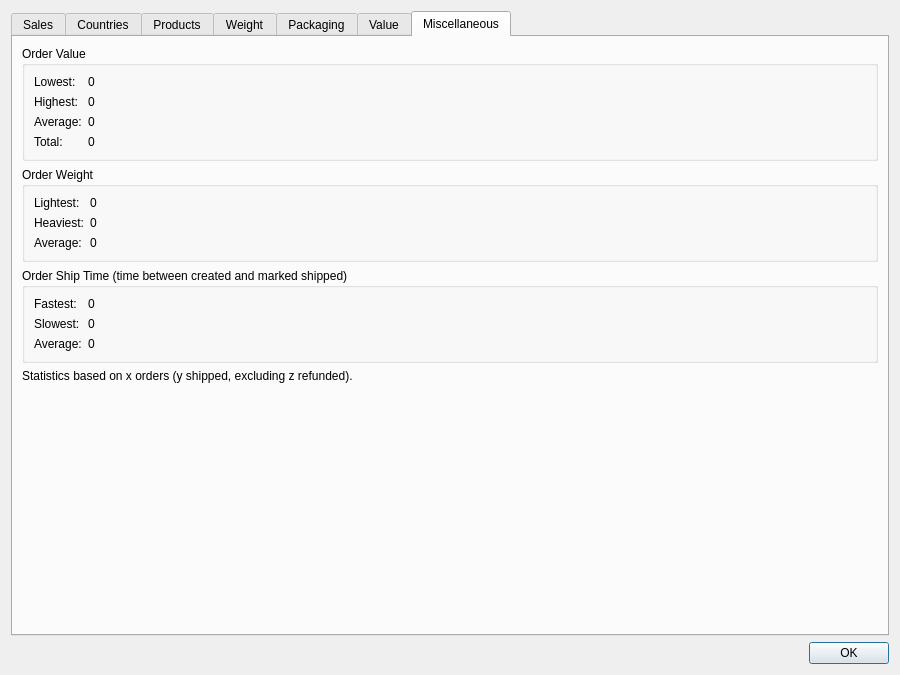
<?xml version="1.0" encoding="UTF-8"?>
<ui version="4.0">
 <class>StatisticsDialog</class>
 <widget class="QDialog" name="StatisticsDialog">
  <property name="geometry">
   <rect>
    <x>0</x>
    <y>0</y>
    <width>900</width>
    <height>675</height>
   </rect>
  </property>
  <property name="windowTitle">
   <string>Statistics</string>
  </property>
  <property name="windowIcon">
   <iconset resource="../res.qrc">
    <normaloff>:/res/icons/chart_bar.png</normaloff>:/res/icons/chart_bar.png</iconset>
  </property>
  <layout class="QVBoxLayout" name="verticalLayout">
   <item>
    <widget class="QTabWidget" name="tabWidget">
     <property name="currentIndex">
      <number>6</number>
     </property>
     <widget class="QWidget" name="salesTab">
      <attribute name="title">
       <string>Sales</string>
      </attribute>
      <layout class="QVBoxLayout" name="verticalLayout_8">
       <item>
        <widget class="QWidget" name="salesWidget" native="true">
         <layout class="QHBoxLayout" name="horizontalLayout_6">
          <property name="leftMargin">
           <number>0</number>
          </property>
          <property name="topMargin">
           <number>0</number>
          </property>
          <property name="rightMargin">
           <number>0</number>
          </property>
          <property name="bottomMargin">
           <number>0</number>
          </property>
          <item>
           <widget class="QLabel" name="salesDateRangeTextLabel">
            <property name="text">
             <string>Date Range:</string>
            </property>
           </widget>
          </item>
          <item>
           <widget class="QLabel" name="salesDateRangeLabel">
            <property name="text">
             <string>Jan 1, 2020 to Dec 31, 2024</string>
            </property>
           </widget>
          </item>
          <item>
           <widget class="QPushButton" name="salesChangeButton">
            <property name="text">
             <string>Change</string>
            </property>
           </widget>
          </item>
          <item>
           <spacer name="horizontalSpacer_6">
            <property name="orientation">
             <enum>Qt::Horizontal</enum>
            </property>
            <property name="sizeType">
             <enum>QSizePolicy::Expanding</enum>
            </property>
            <property name="sizeHint" stdset="0">
             <size>
              <width>40</width>
              <height>20</height>
             </size>
            </property>
           </spacer>
          </item>
         </layout>
        </widget>
       </item>
       <item>
        <widget class="QChartView" name="salesChartView">
         <property name="frameShape">
          <enum>QFrame::NoFrame</enum>
         </property>
         <property name="renderHints">
          <set>QPainter::Antialiasing|QPainter::TextAntialiasing</set>
         </property>
        </widget>
       </item>
      </layout>
     </widget>
     <widget class="QWidget" name="countriesTab">
      <attribute name="title">
       <string>Countries</string>
      </attribute>
      <layout class="QVBoxLayout" name="verticalLayout_2">
       <item>
        <widget class="QWidget" name="countriesWidget" native="true">
         <layout class="QHBoxLayout" name="horizontalLayout">
          <property name="leftMargin">
           <number>0</number>
          </property>
          <property name="topMargin">
           <number>0</number>
          </property>
          <property name="rightMargin">
           <number>0</number>
          </property>
          <property name="bottomMargin">
           <number>0</number>
          </property>
          <item>
           <widget class="QLabel" name="countriesTypeLabel">
            <property name="text">
             <string>Type:</string>
            </property>
           </widget>
          </item>
          <item>
           <widget class="QComboBox" name="countriesTypeCombo">
            <item>
             <property name="text">
              <string>Bar Chart</string>
             </property>
            </item>
            <item>
             <property name="text">
              <string>Pie Chart</string>
             </property>
            </item>
           </widget>
          </item>
          <item>
           <spacer name="horizontalSpacer">
            <property name="orientation">
             <enum>Qt::Horizontal</enum>
            </property>
            <property name="sizeHint" stdset="0">
             <size>
              <width>40</width>
              <height>20</height>
             </size>
            </property>
           </spacer>
          </item>
         </layout>
        </widget>
       </item>
       <item>
        <widget class="QChartView" name="countriesChartView">
         <property name="frameShape">
          <enum>QFrame::NoFrame</enum>
         </property>
         <property name="renderHints">
          <set>QPainter::Antialiasing|QPainter::TextAntialiasing</set>
         </property>
        </widget>
       </item>
      </layout>
     </widget>
     <widget class="QWidget" name="productsTab">
      <attribute name="title">
       <string>Products</string>
      </attribute>
      <layout class="QVBoxLayout" name="verticalLayout_3">
       <item>
        <widget class="QLabel" name="productsInfoLabel">
         <property name="text">
          <string>Only products and options with SKUs are counted. Options with same SKU as a product will be counted as that product.</string>
         </property>
        </widget>
       </item>
       <item>
        <widget class="QWidget" name="productsWidget" native="true">
         <layout class="QHBoxLayout" name="horizontalLayout_2">
          <property name="leftMargin">
           <number>0</number>
          </property>
          <property name="topMargin">
           <number>0</number>
          </property>
          <property name="rightMargin">
           <number>0</number>
          </property>
          <property name="bottomMargin">
           <number>0</number>
          </property>
          <item>
           <widget class="QLabel" name="productsTypeLabel">
            <property name="text">
             <string>Type:</string>
            </property>
           </widget>
          </item>
          <item>
           <widget class="QComboBox" name="productsTypeCombo">
            <item>
             <property name="text">
              <string>Bar Chart</string>
             </property>
            </item>
            <item>
             <property name="text">
              <string>Pie Chart</string>
             </property>
            </item>
           </widget>
          </item>
          <item>
           <spacer name="horizontalSpacer_2">
            <property name="orientation">
             <enum>Qt::Horizontal</enum>
            </property>
            <property name="sizeHint" stdset="0">
             <size>
              <width>40</width>
              <height>20</height>
             </size>
            </property>
           </spacer>
          </item>
         </layout>
        </widget>
       </item>
       <item>
        <widget class="QChartView" name="productsChartView">
         <property name="frameShape">
          <enum>QFrame::NoFrame</enum>
         </property>
         <property name="renderHints">
          <set>QPainter::Antialiasing|QPainter::TextAntialiasing</set>
         </property>
        </widget>
       </item>
      </layout>
     </widget>
     <widget class="QWidget" name="weightTab">
      <attribute name="title">
       <string>Weight</string>
      </attribute>
      <layout class="QVBoxLayout" name="verticalLayout_5">
       <item>
        <widget class="QWidget" name="weightWidget" native="true">
         <layout class="QHBoxLayout" name="horizontalLayout_4">
          <property name="leftMargin">
           <number>0</number>
          </property>
          <property name="topMargin">
           <number>0</number>
          </property>
          <property name="rightMargin">
           <number>0</number>
          </property>
          <property name="bottomMargin">
           <number>0</number>
          </property>
          <item>
           <widget class="QLabel" name="weightTypeLabel">
            <property name="text">
             <string>Type:</string>
            </property>
           </widget>
          </item>
          <item>
           <widget class="QComboBox" name="weightTypeCombo">
            <item>
             <property name="text">
              <string>Bar Chart</string>
             </property>
            </item>
            <item>
             <property name="text">
              <string>Pie Chart</string>
             </property>
            </item>
           </widget>
          </item>
          <item>
           <spacer name="horizontalSpacer_4">
            <property name="orientation">
             <enum>Qt::Horizontal</enum>
            </property>
            <property name="sizeHint" stdset="0">
             <size>
              <width>40</width>
              <height>20</height>
             </size>
            </property>
           </spacer>
          </item>
         </layout>
        </widget>
       </item>
       <item>
        <widget class="QChartView" name="weightChartView">
         <property name="frameShape">
          <enum>QFrame::NoFrame</enum>
         </property>
         <property name="renderHints">
          <set>QPainter::Antialiasing|QPainter::TextAntialiasing</set>
         </property>
        </widget>
       </item>
      </layout>
     </widget>
     <widget class="QWidget" name="packagingTab">
      <attribute name="title">
       <string>Packaging</string>
      </attribute>
      <layout class="QVBoxLayout" name="verticalLayout_4">
       <item>
        <widget class="QLabel" name="packagingInfoLabel">
         <property name="text">
          <string>Not packaged orders excluded.</string>
         </property>
        </widget>
       </item>
       <item>
        <widget class="QWidget" name="packagingWidget" native="true">
         <layout class="QHBoxLayout" name="horizontalLayout_3">
          <property name="leftMargin">
           <number>0</number>
          </property>
          <property name="topMargin">
           <number>0</number>
          </property>
          <property name="rightMargin">
           <number>0</number>
          </property>
          <property name="bottomMargin">
           <number>0</number>
          </property>
          <item>
           <widget class="QLabel" name="packagingTypeLabel">
            <property name="text">
             <string>Type:</string>
            </property>
           </widget>
          </item>
          <item>
           <widget class="QComboBox" name="packagingTypeCombo">
            <item>
             <property name="text">
              <string>Bar Chart</string>
             </property>
            </item>
            <item>
             <property name="text">
              <string>Pie Chart</string>
             </property>
            </item>
           </widget>
          </item>
          <item>
           <spacer name="horizontalSpacer_3">
            <property name="orientation">
             <enum>Qt::Horizontal</enum>
            </property>
            <property name="sizeHint" stdset="0">
             <size>
              <width>40</width>
              <height>20</height>
             </size>
            </property>
           </spacer>
          </item>
         </layout>
        </widget>
       </item>
       <item>
        <widget class="QChartView" name="packagingChartView">
         <property name="frameShape">
          <enum>QFrame::NoFrame</enum>
         </property>
         <property name="renderHints">
          <set>QPainter::Antialiasing|QPainter::TextAntialiasing</set>
         </property>
        </widget>
       </item>
      </layout>
     </widget>
     <widget class="QWidget" name="valueTab">
      <attribute name="title">
       <string>Value</string>
      </attribute>
      <layout class="QVBoxLayout" name="verticalLayout_6">
       <item>
        <widget class="QWidget" name="valueWidget" native="true">
         <layout class="QHBoxLayout" name="horizontalLayout_5">
          <property name="leftMargin">
           <number>0</number>
          </property>
          <property name="topMargin">
           <number>0</number>
          </property>
          <property name="rightMargin">
           <number>0</number>
          </property>
          <property name="bottomMargin">
           <number>0</number>
          </property>
          <item>
           <widget class="QLabel" name="valueTypeLabel">
            <property name="text">
             <string>Type:</string>
            </property>
           </widget>
          </item>
          <item>
           <widget class="QComboBox" name="valueTypeCombo">
            <item>
             <property name="text">
              <string>Bar Chart</string>
             </property>
            </item>
            <item>
             <property name="text">
              <string>Pie Chart</string>
             </property>
            </item>
           </widget>
          </item>
          <item>
           <spacer name="horizontalSpacer_5">
            <property name="orientation">
             <enum>Qt::Horizontal</enum>
            </property>
            <property name="sizeHint" stdset="0">
             <size>
              <width>40</width>
              <height>20</height>
             </size>
            </property>
           </spacer>
          </item>
         </layout>
        </widget>
       </item>
       <item>
        <widget class="QChartView" name="valueChartView">
         <property name="frameShape">
          <enum>QFrame::NoFrame</enum>
         </property>
         <property name="renderHints">
          <set>QPainter::Antialiasing|QPainter::TextAntialiasing</set>
         </property>
        </widget>
       </item>
      </layout>
     </widget>
     <widget class="QWidget" name="miscTab">
      <attribute name="title">
       <string>Miscellaneous</string>
      </attribute>
      <layout class="QVBoxLayout" name="verticalLayout_7">
       <item>
        <widget class="QGroupBox" name="miscValueGroupBox">
         <property name="title">
          <string>Order Value</string>
         </property>
         <layout class="QFormLayout" name="formLayout_3">
          <item row="0" column="0">
           <widget class="QLabel" name="miscValueMinTextLabel">
            <property name="text">
             <string>Lowest:</string>
            </property>
           </widget>
          </item>
          <item row="0" column="1">
           <widget class="QLabel" name="miscValueMinLabel">
            <property name="text">
             <string>0</string>
            </property>
            <property name="openExternalLinks">
             <bool>true</bool>
            </property>
           </widget>
          </item>
          <item row="1" column="0">
           <widget class="QLabel" name="miscValueMaxTextLabel">
            <property name="text">
             <string>Highest:</string>
            </property>
           </widget>
          </item>
          <item row="1" column="1">
           <widget class="QLabel" name="miscValueMaxLabel">
            <property name="text">
             <string>0</string>
            </property>
            <property name="openExternalLinks">
             <bool>true</bool>
            </property>
           </widget>
          </item>
          <item row="2" column="0">
           <widget class="QLabel" name="miscValueAvgTextLabel">
            <property name="text">
             <string>Average:</string>
            </property>
           </widget>
          </item>
          <item row="2" column="1">
           <widget class="QLabel" name="miscValueAvgLabel">
            <property name="text">
             <string>0</string>
            </property>
            <property name="openExternalLinks">
             <bool>true</bool>
            </property>
           </widget>
          </item>
          <item row="3" column="0">
           <widget class="QLabel" name="miscValueTotalTextLabel">
            <property name="text">
             <string>Total:</string>
            </property>
           </widget>
          </item>
          <item row="3" column="1">
           <widget class="QLabel" name="miscValueTotalLabel">
            <property name="text">
             <string>0</string>
            </property>
            <property name="openExternalLinks">
             <bool>true</bool>
            </property>
           </widget>
          </item>
         </layout>
        </widget>
       </item>
       <item>
        <widget class="QGroupBox" name="miscWeightGroupBox">
         <property name="title">
          <string>Order Weight</string>
         </property>
         <layout class="QFormLayout" name="formLayout_2">
          <item row="0" column="0">
           <widget class="QLabel" name="miscWeightMinTextLabel">
            <property name="text">
             <string>Lightest:</string>
            </property>
           </widget>
          </item>
          <item row="0" column="1">
           <widget class="QLabel" name="miscWeightMinLabel">
            <property name="text">
             <string>0</string>
            </property>
            <property name="openExternalLinks">
             <bool>true</bool>
            </property>
           </widget>
          </item>
          <item row="1" column="0">
           <widget class="QLabel" name="miscWeightMaxTextLabel">
            <property name="text">
             <string>Heaviest:</string>
            </property>
           </widget>
          </item>
          <item row="1" column="1">
           <widget class="QLabel" name="miscWeightMaxLabel">
            <property name="text">
             <string>0</string>
            </property>
            <property name="openExternalLinks">
             <bool>true</bool>
            </property>
           </widget>
          </item>
          <item row="2" column="0">
           <widget class="QLabel" name="miscWeightAvgTextLabel">
            <property name="text">
             <string>Average:</string>
            </property>
           </widget>
          </item>
          <item row="2" column="1">
           <widget class="QLabel" name="miscWeightAvgLabel">
            <property name="text">
             <string>0</string>
            </property>
            <property name="openExternalLinks">
             <bool>true</bool>
            </property>
           </widget>
          </item>
         </layout>
        </widget>
       </item>
       <item>
        <widget class="QGroupBox" name="miscShipTimeGroupBox">
         <property name="title">
          <string>Order Ship Time (time between created and marked shipped)</string>
         </property>
         <layout class="QFormLayout" name="formLayout">
          <item row="0" column="0">
           <widget class="QLabel" name="miscShipTimeMinTextLabel">
            <property name="text">
             <string>Fastest:</string>
            </property>
           </widget>
          </item>
          <item row="0" column="1">
           <widget class="QLabel" name="miscShipTimeMinLabel">
            <property name="text">
             <string>0</string>
            </property>
            <property name="openExternalLinks">
             <bool>true</bool>
            </property>
           </widget>
          </item>
          <item row="1" column="0">
           <widget class="QLabel" name="miscShipTimeMaxTextLabel">
            <property name="text">
             <string>Slowest:</string>
            </property>
           </widget>
          </item>
          <item row="1" column="1">
           <widget class="QLabel" name="miscShipTimeMaxLabel">
            <property name="text">
             <string>0</string>
            </property>
            <property name="openExternalLinks">
             <bool>true</bool>
            </property>
           </widget>
          </item>
          <item row="2" column="0">
           <widget class="QLabel" name="miscShipTimeAvgTextLabel">
            <property name="text">
             <string>Average:</string>
            </property>
           </widget>
          </item>
          <item row="2" column="1">
           <widget class="QLabel" name="miscShipTimeAvgLabel">
            <property name="text">
             <string>0</string>
            </property>
            <property name="openExternalLinks">
             <bool>true</bool>
            </property>
           </widget>
          </item>
         </layout>
        </widget>
       </item>
       <item>
        <widget class="QLabel" name="miscInfoLabel">
         <property name="text">
          <string>Statistics based on x orders (y shipped, excluding z refunded).</string>
         </property>
        </widget>
       </item>
       <item>
        <spacer name="verticalSpacer">
         <property name="orientation">
          <enum>Qt::Vertical</enum>
         </property>
         <property name="sizeHint" stdset="0">
          <size>
           <width>20</width>
           <height>271</height>
          </size>
         </property>
        </spacer>
       </item>
      </layout>
     </widget>
    </widget>
   </item>
   <item>
    <widget class="QDialogButtonBox" name="buttonBox">
     <property name="orientation">
      <enum>Qt::Horizontal</enum>
     </property>
     <property name="standardButtons">
      <set>QDialogButtonBox::Ok</set>
     </property>
    </widget>
   </item>
  </layout>
 </widget>
 <customwidgets>
  <customwidget>
   <class>QChartView</class>
   <extends>QGraphicsView</extends>
   <header location="global">QChartView</header>
  </customwidget>
 </customwidgets>
 <resources>
  <include location="../res.qrc"/>
 </resources>
 <connections>
  <connection>
   <sender>buttonBox</sender>
   <signal>accepted()</signal>
   <receiver>StatisticsDialog</receiver>
   <slot>accept()</slot>
   <hints>
    <hint type="sourcelabel">
     <x>248</x>
     <y>254</y>
    </hint>
    <hint type="destinationlabel">
     <x>157</x>
     <y>274</y>
    </hint>
   </hints>
  </connection>
  <connection>
   <sender>buttonBox</sender>
   <signal>rejected()</signal>
   <receiver>StatisticsDialog</receiver>
   <slot>reject()</slot>
   <hints>
    <hint type="sourcelabel">
     <x>316</x>
     <y>260</y>
    </hint>
    <hint type="destinationlabel">
     <x>286</x>
     <y>274</y>
    </hint>
   </hints>
  </connection>
 </connections>
</ui>
